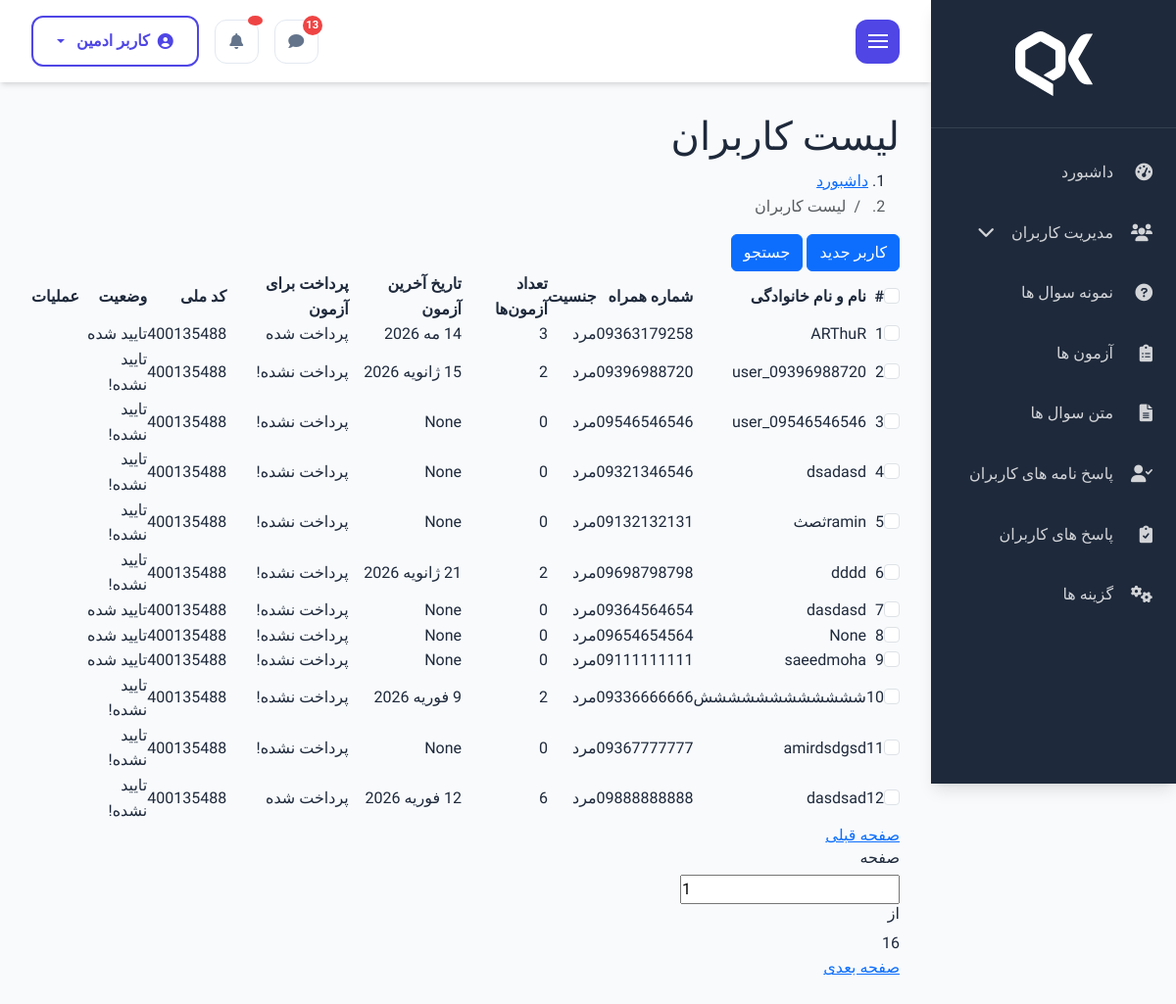
The page /account/user-list-dashboard/ (signed in) on the database its author committed.
### account_module/models.py (models this page shows, shortened)
class User(AbstractUser):
    email = models.EmailField(null=True, blank=True, verbose_name='ایمیل')
    phone_number = models.CharField(max_length=11, unique=True, verbose_name='شماره موبایل')
    is_verified = models.BooleanField(default=False, verbose_name='تایید شده')
    exam_attempts = models.PositiveIntegerField(default=0, verbose_name='تعداد آزمون‌های رایگان امروز')
    last_attempt_date = models.DateField(null=True, blank=True, verbose_name='تاریخ آخرین آزمون')
    has_paid_for_exam = models.BooleanField(default=False, verbose_name='آیا برای آزمون پرداخت کرده است؟')
    username = models.CharField(max_length=150, unique=True, null=True, blank=True, verbose_name='نام کاربری')
    USERNAME_FIELD = 'phone_number'
    REQUIRED_FIELDS = ['first_name', 'last_name']
    objects = UserManager()
    class Meta:
        verbose_name = 'کاربر'
        verbose_name_plural = 'کاربران'

### account_module/views.py (the view)
# urls.py: path('user-list-dashboard/', views.UserListDashboard.as_view(), name='user_list_dashboard_page'),
class UserListDashboard(AdminRequiredMixin, ListView):
    model = User
    template_name = 'account_module/users_list.html'
    context_object_name = 'users'
    def get_queryset(self):
        users = User.objects.all()
        return users
    def get_context_data(self, **kwargs):
        context = super().get_context_data(**kwargs)
        return context

### account_module/templates/account_module/users_list.html (shortened to what this page needs)
{% extends 'layout/_master.html' %}
{% block content %}
<body>
<div class="main-body-content">
    <div class="main-header">
                    <div class="inner">
                        <div class="title">
                            <h1>لیست کاربران</span>
                            </h1>
                            <div class="breadcrumb">
                                <nav aria-label="breadcrumb">
                                    <ol class="breadcrumb-list mb-0">
                                        <li class="breadcrumb-item"><a href="index.html">داشبورد</a></li>
                                        <li class="breadcrumb-item active" aria-current="page">لیست کاربران</li>
                                    </ol>
                                </nav>
                            </div>
                        </div>
                        <div class="btns-action">
                            <a href="{% url 'add_user_dashboard' %}" class="btn btn-primary btn-small icon-right"><span>کاربر
                                    جدید</span></a>
                            <button type="button" class="btn btn-primary btn-small icon-right btn-collapse"
                                data-collapse-target="#collapse-search"><span>جستجو</span></button>
                        </div>
                    </div>
                </div>
    <div class="main-inner">
                    <div class="table-responsive">
                        <table class="table-custom">
                            <thead>
                                <tr>
                                    <th scope="col">
                                        <div class="checkbox-group m-0">
                                            <input class="form-check-input" type="checkbox" value=""
                                                id="checbox-select-all">
                                        </div>
                                    </th>
                                    <th scope="col">#</th>
                                    <th scope="col">نام و نام خانوادگی</th>
                                    <th scope="col">شماره همراه</th>
                                    <th scope="col">جنسیت</th>
                                    <th scope="col">تعداد آزمون‌ها</th>
                                    <th scope="col">تاریخ آخرین آزمون</th>
                                    <th scope="col">پرداخت برای آزمون</th>
                                    <th scope="col">کد ملی</th>
                                    <th scope="col">وضعیت</th>
                                    <th scope="col">عملیات</th>
                                </tr>
                            </thead>
                            <tbody>
                                {% for user in users %}
                                	<tr>
                                    <td scope="row">
                                        <div class="checkbox-group m-0">
                                            <input class="form-check-input" type="checkbox" value=""
                                                id="checbox-select-1">
                                        </div>
                                    </td>
                                    <td scope="row">{{ forloop.counter }}</td>
                                    <td>{{ user.username }}</td>
                                    <td>{{ user.phone_number }}</td>
                                    <td>مرد</td>
                                    <td>{{ user.exam_attempts }}</td>
                                    <td>{{ user.last_attempt_date }}</td>
                                    <td>{% if user.has_paid_for_exam %}
                                    	پرداخت شده
                                        {% else %}
                                        پرداخت نشده!
                                    {% endif %} </td>
                                    <td>400135488</td>
                                    <td><span class="status color-success">{% if user.is_verified %}
                                    	تایید شده
                                        {% else %}
                                        تایید نشده!
                                    {% endif %} </span></td>
                                    <td>
                                    </td>
                                </tr>
                                {% endfor %}
                            </tbody>
                        </table>
                    </div>
                    <div class="mypagination">
                        <div class="pagination-prev">
                            <a href="#" class="btn-pagination prev disabled">
                                <span>صفحه قبلی</span>
                            </a>
                        </div>
                        <div class="pagination-info">
                            <h6>صفحه</h6>
                            <div class="pagination-jump">
                                <input class="pagination-input" type="number" value="1">
                            </div>
                            <h6>از</h6>
                            <div class="curent-page-number">16</div>
                        </div>
                        <div class="pagination-next">
                            <a href="#" class="btn-pagination next">
                                <span>صفحه بعدی</span>
                            </a>
                        </div>
                    </div>
                </div>
</div>
</body>
{% endblock %}

### static/css/dashboard.css (style rules this page uses)
:root { --dashboard-primary: #4F46E5; --dashboard-primary-dark: #4338CA; --dashboard-primary-light: #6366F1; --dashboard-secondary: #06B6D4; --dashboard-success: #10B981; --dashboard-warning: #F59E0B; --dashboard-danger: #EF4444; --dashboard-dark: #1E293B; --dashboard-darker: #0F172A; --dashboard-light: #F8FAFC; --dashboard-lighter: #FFFFFF; --dashboard-gray: #64748B; --dashboard-gray-light: #94A3B8; --dashboard-gray-lighter: #E2E8F0; --dashboard-sidebar-bg: #1E293B; --dashboard-sidebar-hover: #334155; --dashboard-shadow-sm: 0 1px 2px 0 rgb(0 0 0 / 0.05); --dashboard-shadow: 0 4px 6px -1px rgb(0 0 0 / 0.1), 0 2px 4px -2px rgb(0 0 0 / 0.1); --dashboard-shadow-lg: 0 10px 15px -3px rgb(0 0 0 / 0.1), 0 4px 6px -4px rgb(0 0 0 / 0.1); --dashboard-border-radius: 0.75rem; --dashboard-transition: all 0.3s cubic-bezier(0.4, 0, 0.2, 1); }
* { margin: 0; padding: 0; box-sizing: border-box; }
body { font-family: 'Vazirmatn', sans-serif; background: var(--dashboard-light); color: var(--dashboard-dark); line-height: 1.6; overflow-x: hidden; }

### rows shown on the page
User: username "ARThuR", phone_number "09363179258", exam_attempts "3", last_attempt_date "14 مه 2026", has_paid_for_exam "پرداخت شده", is_verified "تایید شده"
User: username "user_09396988720", phone_number "09396988720", exam_attempts "2", last_attempt_date "15 ژانویه 2026", has_paid_for_exam "پرداخت نشده!", is_verified "تایید نشده!"
User: username "user_09546546546", phone_number "09546546546", exam_attempts "0", last_attempt_date "None", has_paid_for_exam "پرداخت نشده!", is_verified "تایید نشده!"
User: username "dsadasd", phone_number "09321346546", exam_attempts "0", last_attempt_date "None", has_paid_for_exam "پرداخت نشده!", is_verified "تایید نشده!"
User: username "raminثصث", phone_number "09132132131", exam_attempts "0", last_attempt_date "None", has_paid_for_exam "پرداخت نشده!", is_verified "تایید نشده!"
User: username "dddd", phone_number "09698798798", exam_attempts "2", last_attempt_date "21 ژانویه 2026", has_paid_for_exam "پرداخت نشده!", is_verified "تایید نشده!"
User: username "dasdasd", phone_number "09364564654", exam_attempts "0", last_attempt_date "None", has_paid_for_exam "پرداخت نشده!", is_verified "تایید شده"
User: username "None", phone_number "09654654564", exam_attempts "0", last_attempt_date "None", has_paid_for_exam "پرداخت نشده!", is_verified "تایید شده"
User: username "saeedmoha", phone_number "09111111111", exam_attempts "0", last_attempt_date "None", has_paid_for_exam "پرداخت نشده!", is_verified "تایید شده"
User: username "شششششششششششش", phone_number "09336666666", exam_attempts "2", last_attempt_date "9 فوریه 2026", has_paid_for_exam "پرداخت نشده!", is_verified "تایید نشده!"
User: username "amirdsdgsd", phone_number "09367777777", exam_attempts "0", last_attempt_date "None", has_paid_for_exam "پرداخت نشده!", is_verified "تایید نشده!"
User: username "dasdsad", phone_number "09888888888", exam_attempts "6", last_attempt_date "12 فوریه 2026", has_paid_for_exam "پرداخت شده", is_verified "تایید نشده!"
